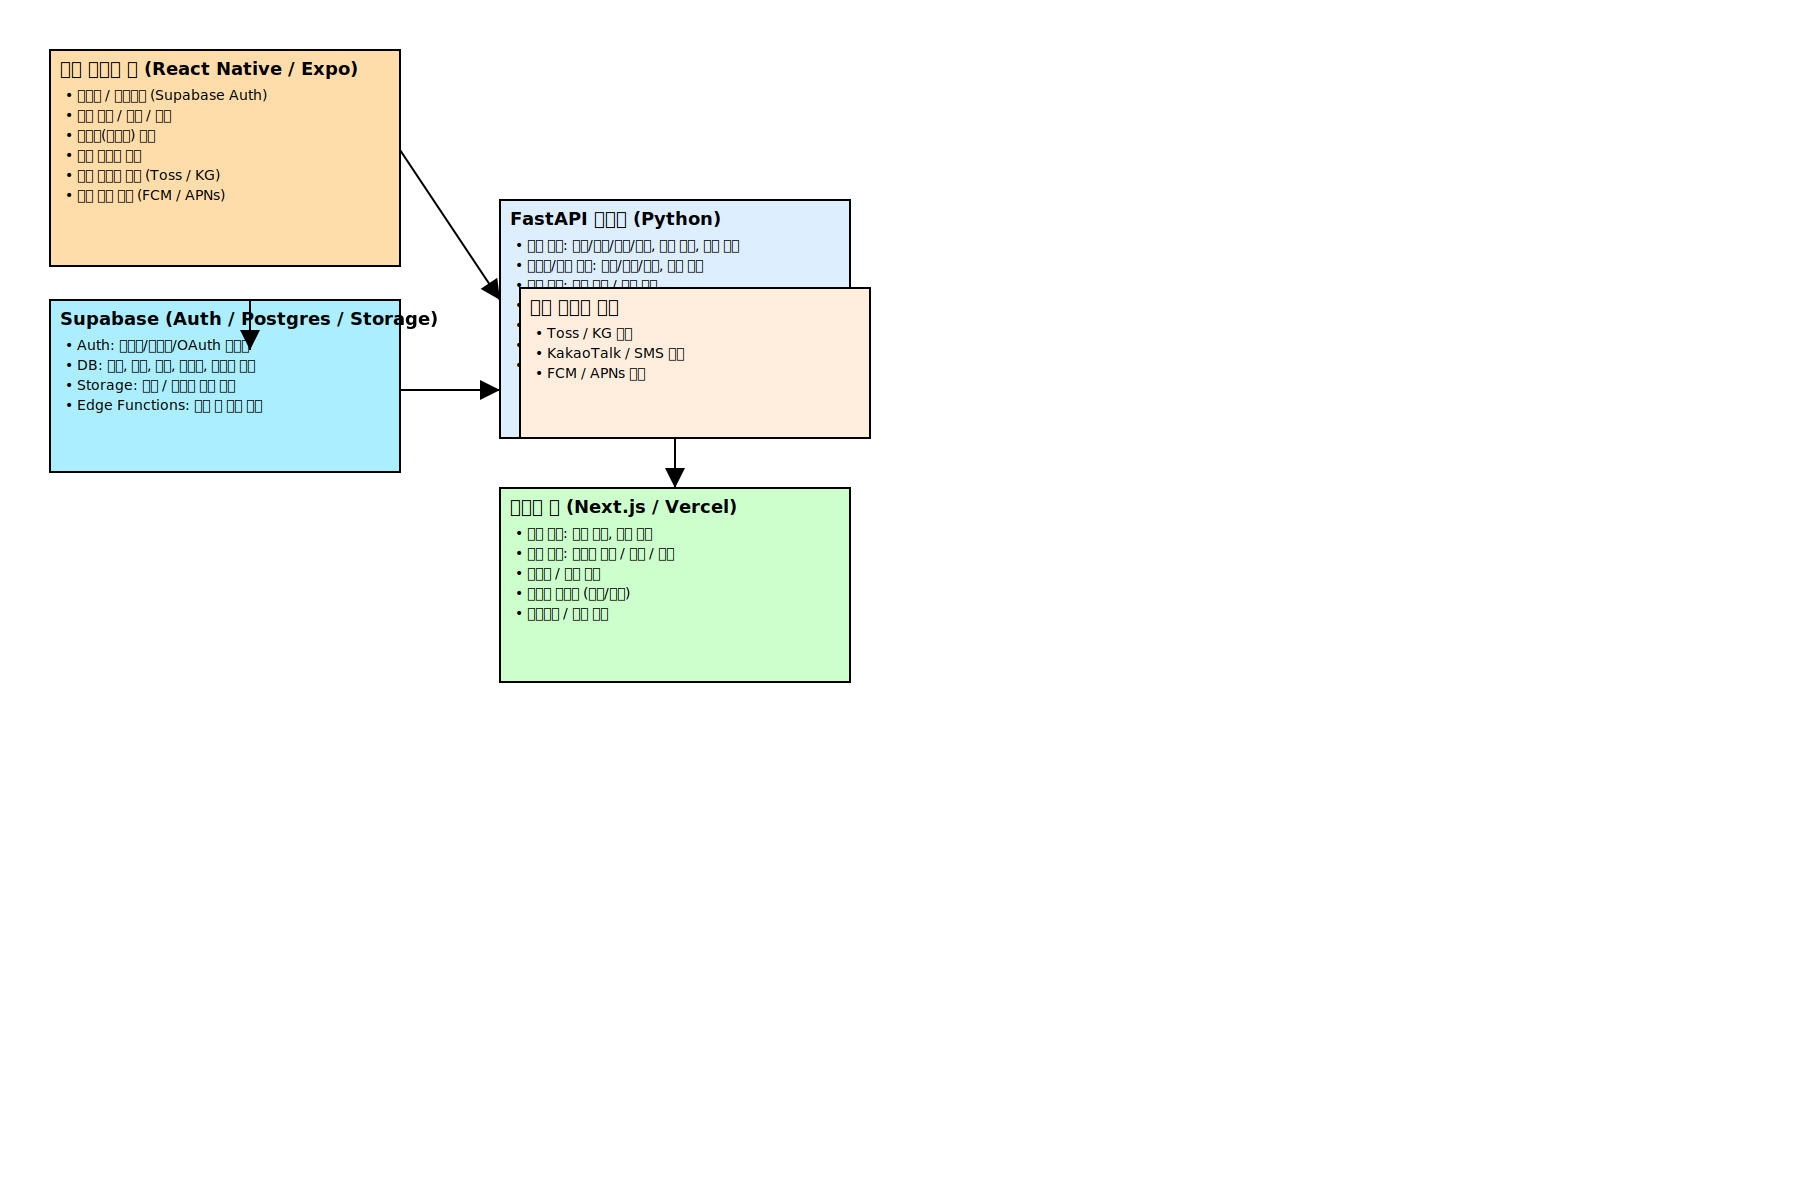

Python code for this plot:
import svgwrite
import cairosvg

# SVG 전체 캔버스 크기
WIDTH, HEIGHT = 1800, 1200
dwg = svgwrite.Drawing('architecture.svg', profile='full', size=(WIDTH, HEIGHT))

# 색상 정의
APP_COLOR = '#FFDDAA'
SUPABASE_COLOR = '#AAEEFF'
FASTAPI_COLOR = '#DDEEFF'
ADMIN_COLOR = '#CCFFCC'
EXTERNAL_COLOR = '#FFEEDD'
TEXT_COLOR = 'black'

# 박스 자동 크기 계산 함수
def calculate_box_size(title, items, min_width=350, padding=20, line_height=22):
    """텍스트 길이에 맞춰 width/height 자동 계산"""
    all_lines = [title] + items
    max_chars = max(len(line) for line in all_lines)
    
    # 글자 수 기반 width 추정
    width = max(min_width, padding * 2 + max_chars * 8)   # 약 1글자 = 8px
    
    # 줄 수 기반 height 계산
    height = padding * 2 + line_height * (len(all_lines) + 1)
    
    return width, height

# 박스 그리는 함수
def draw_box(x, y, color, title, items=None):
    if items is None:
        items = []

    width, height = calculate_box_size(title, items)
    
    dwg.add(dwg.rect(insert=(x, y), size=(width, height), fill=color, stroke='black', stroke_width=2))
    dwg.add(dwg.text(title, insert=(x+10, y+25), font_size='18px', fill=TEXT_COLOR, font_weight='bold'))
    
    for i, item in enumerate(items):
        dwg.add(dwg.text(f'• {item}', insert=(x+15, y+50 + i*20), font_size='14px', fill=TEXT_COLOR))

    return width, height  # 화살표 연결용

# 화살표 마커 추가
marker = dwg.marker(id="arrow", insert=(10,5), size=(10,10), orient="auto")
marker.add(dwg.polygon(points=[(0,0),(10,5),(0,10)], fill="black"))
dwg.defs.add(marker)

def draw_arrow(start, end):
    dwg.add(dwg.line(start=start, end=end, stroke='black', stroke_width=2, marker_end="url(#arrow)"))


# --------- 박스 배치 ---------

# 고객 앱
app_w, app_h = draw_box(
    50, 50, APP_COLOR,
    '고객 모바일 앱 (React Native / Expo)',
    [
        '로그인 / 회원가입 (Supabase Auth)',
        '예약 조회 / 생성 / 취소',
        '정액제(수업권) 조회',
        '개인 피드백 확인',
        '결제 페이지 이동 (Toss / KG)',
        '푸시 알림 수신 (FCM / APNs)'
    ]
)

# Supabase
sb_w, sb_h = draw_box(
    50, 300, SUPABASE_COLOR,
    'Supabase (Auth / Postgres / Storage)',
    [
        'Auth: 이메일/휴대폰/OAuth 로그인',
        'DB: 회원, 예약, 결제, 정액제, 피드백 관리',
        'Storage: 영상 / 이미지 파일 저장',
        'Edge Functions: 필요 시 서버 로직'
    ]
)

# FastAPI
fastapi_x, fastapi_y = 500, 200
fastapi_w, fastapi_h = draw_box(
    fastapi_x, fastapi_y, FASTAPI_COLOR,
    'FastAPI 백엔드 (Python)',
    [
        '예약 관리: 생성/조회/변경/취소, 중복 확인, 예약 알림',
        '정액제/구독 관리: 차감/갱신/만료, 자동 알림',
        '결제 처리: 요청 전송 / 상태 관리',
        '알림/푸시: 예약, 정액제, 개인 알림',
        'DB 읽기/쓰기',
        'Storage URL 발급',
        'Background Worker / Scheduler'
    ]
)

# FastAPI 내부 하위 박스 (External API)
ext_w, ext_h = draw_box(
    fastapi_x + 20, fastapi_y + fastapi_h - 150,
    EXTERNAL_COLOR,
    '외부 서비스 연동',
    [
        'Toss / KG 결제',
        'KakaoTalk / SMS 알림',
        'FCM / APNs 푸시'
    ]
)

# 관리자 웹
admin_w, admin_h = draw_box(
    500, fastapi_y + fastapi_h + 50,
    ADMIN_COLOR,
    '관리자 웹 (Next.js / Vercel)',
    [
        '고객 관리: 회원 정보, 이용 내역',
        '예약 관리: 스케줄 확인 / 수정 / 취소',
        '정액제 / 결제 관리',
        '피드백 업로드 (영상/사진)',
        '대시보드 / 통계 확인'
    ]
)

# ---------- 화살표 연결 ----------
draw_arrow((50 + app_w, 150), (fastapi_x, 300))    # 앱 → FastAPI
draw_arrow((250, 300), (250, 350))                 # 앱 → Supabase
draw_arrow((50 + sb_w, 390), (fastapi_x, 390))     # Supabase → FastAPI
draw_arrow((fastapi_x + fastapi_w/2, fastapi_y + fastapi_h), (fastapi_x + fastapi_w/2, fastapi_y + fastapi_h + 50))  # FastAPI → 관리자

# 저장
dwg.save()
cairosvg.svg2png(url='architecture.svg', write_to='architecture.png')

print("자동 크기 조절된 SVG/PNG 생성 완료!")
